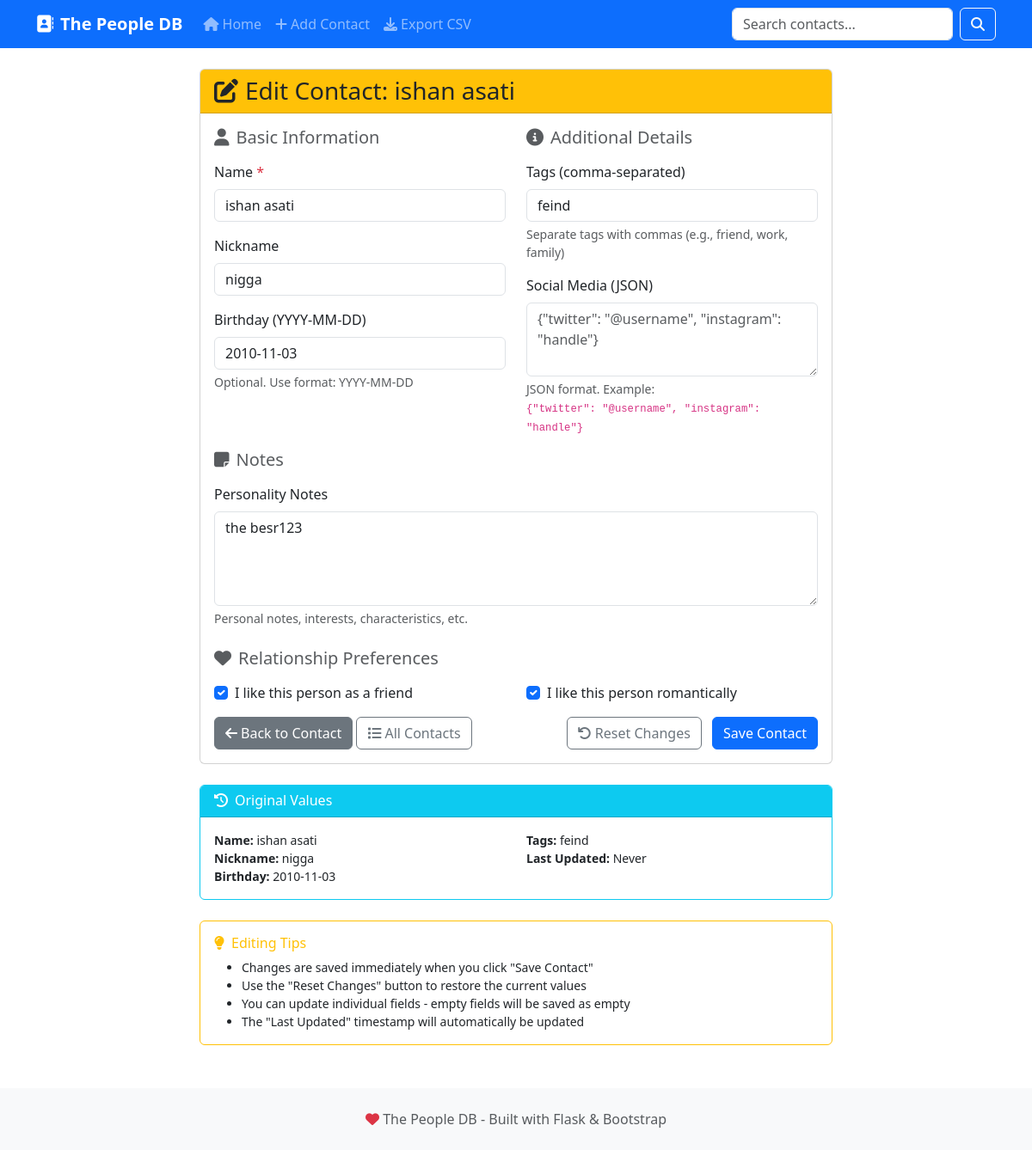
Page /edit/2 on the committed database.
### tables this page shows
CREATE TABLE contacts (
                id INTEGER PRIMARY KEY AUTOINCREMENT,
                name TEXT NOT NULL,
                nickname TEXT,
                birthday TEXT,
                personality_notes TEXT,
                social_media TEXT,
                tags TEXT,
                created_at TIMESTAMP DEFAULT CURRENT_TIMESTAMP,
                updated_at TIMESTAMP DEFAULT CURRENT_TIMESTAMP
            , like_as_friend BOOLEAN DEFAULT 0, like_romantically BOOLEAN DEFAULT 0);

### app.py (the view, shortened to what this page needs)
@app.route('/edit/<int:contact_id>', methods=['GET', 'POST'])
def edit_contact(contact_id):
    contact = db.get_contact_by_id(contact_id)
    if not contact:
        flash('Contact not found', 'error')
        return redirect(url_for('index'))
    form = ContactForm()
    if request.method == 'GET':
        form.name.data = contact['name']
        form.nickname.data = contact['nickname']
        form.birthday.data = contact['birthday']
        form.personality_notes.data = contact['personality_notes']
        form.social_media.data = json.dumps(contact['social_media'], indent=2) if contact['social_media'] else ''
        form.tags.data = ', '.join(contact['tags'])
        form.like_as_friend.data = contact.get('like_as_friend', False)
        form.like_romantically.data = contact.get('like_romantically', False)
    return render_template('edit_contact.html', form=form, contact=contact)

### app.py
class ContactForm(FlaskForm):
    name = StringField('Name', validators=[DataRequired()], render_kw={"class": "form-control"})
    nickname = StringField('Nickname', validators=[Optional()], render_kw={"class": "form-control"})
    birthday = StringField('Birthday (YYYY-MM-DD)', validators=[Optional()], render_kw={"class": "form-control", "placeholder": "2000-01-15"})
    personality_notes = TextAreaField('Personality Notes', validators=[Optional()], render_kw={"class": "form-control", "rows": 4})
    social_media = TextAreaField('Social Media (JSON)', validators=[Optional()], render_kw={"class": "form-control", "rows": 3, "placeholder": '{"twitter": "@username", "instagram": "handle"}'})
    tags = StringField('Tags (comma-separated)', validators=[Optional()], render_kw={"class": "form-control", "placeholder": "friend, work, family"})
    like_as_friend = BooleanField('I like this person as a friend', render_kw={"class": "form-check-input"})
    like_romantically = BooleanField('I like this person romantically', render_kw={"class": "form-check-input"})
    submit = SubmitField('Save Contact', render_kw={"class": "btn btn-primary"})

### templates/edit_contact.html (shortened to what this page needs)
{% extends "base.html" %}
{% block content %}
<div class="row justify-content-center">
    <div class="col-lg-8">
        <div class="card">
            <div class="card-header bg-warning text-dark">
                <h3 class="card-title mb-0">
                    <i class="fas fa-edit me-2"></i>Edit Contact: {{ contact.name }}
                </h3>
            </div>
            <div class="card-body">
                <form method="POST" novalidate>
                    <div class="row">
                        <div class="col-md-6">
                            <h5 class="text-muted mb-3">
                                <i class="fas fa-user me-2"></i>Basic Information
                            </h5>
                            <div class="mb-3">
                                {{ form.name.label(class="form-label") }}
                                <span class="text-danger">*</span>
                                {{ form.name() }}
                            </div>
                            <div class="mb-3">
                                {{ form.nickname.label(class="form-label") }}
                                {{ form.nickname() }}
                            </div>
                            <div class="mb-3">
                                {{ form.birthday.label(class="form-label") }}
                                {{ form.birthday() }}
                                <div class="form-text">Optional. Use format: YYYY-MM-DD</div>
                            </div>
                        </div>
                        <div class="col-md-6">
                            <h5 class="text-muted mb-3">
                                <i class="fas fa-info-circle me-2"></i>Additional Details
                            </h5>
                            <div class="mb-3">
                                {{ form.tags.label(class="form-label") }}
                                {{ form.tags() }}
                                <div class="form-text">
                                    Separate tags with commas (e.g., friend, work, family)
                                </div>
                            </div>
                            <div class="mb-3">
                                {{ form.social_media.label(class="form-label") }}
                                {{ form.social_media() }}
                                <div class="form-text">
                                    JSON format. Example:<br>
                                    <code>{"twitter": "@username", "instagram": "handle"}</code>
                                </div>
                            </div>
                        </div>
                    </div>
                    <div class="row">
                        <div class="col-12">
                            <h5 class="text-muted mb-3">
                                <i class="fas fa-sticky-note me-2"></i>Notes
                            </h5>
                            <div class="mb-4">
                                {{ form.personality_notes.label(class="form-label") }}
                                {{ form.personality_notes() }}
                                <div class="form-text">
                                    Personal notes, interests, characteristics, etc.
                                </div>
                            </div>
                        </div>
                    </div>
                    <div class="row">
                        <div class="col-12">
                            <h5 class="text-muted mb-3">
                                <i class="fas fa-heart me-2"></i>Relationship Preferences
                            </h5>
                            <div class="row">
                                <div class="col-md-6">
                                    <div class="form-check mb-3">
                                        {{ form.like_as_friend() }}
                                        {{ form.like_as_friend.label(class="form-check-label") }}
                                    </div>
                                </div>
                                <div class="col-md-6">
                                    <div class="form-check mb-3">
                                        {{ form.like_romantically() }}
                                        {{ form.like_romantically.label(class="form-check-label") }}
                                    </div>
                                </div>
                            </div>
                        </div>
                    </div>
                    <div class="d-flex justify-content-between">
                        <div>
                            <a href="{{ url_for('view_contact', contact_id=contact.id) }}" class="btn btn-secondary">
                                <i class="fas fa-arrow-left me-1"></i>Back to Contact
                            </a>
                            <a href="{{ url_for('index') }}" class="btn btn-outline-secondary">
                                <i class="fas fa-list me-1"></i>All Contacts
                            </a>
                        </div>
                        <div>
                            <button type="button" class="btn btn-outline-secondary me-2" onclick="resetToOriginal()">
                                <i class="fas fa-undo me-1"></i>Reset Changes
                            </button>
                            {{ form.submit() }}
                        </div>
                    </div>
                </form>
            </div>
        </div>
        <div class="mt-4">
            <div class="card border-info">
                <div class="card-header bg-info text-white">
                    <h6 class="mb-0">
                        <i class="fas fa-history me-2"></i>Original Values
                    </h6>
                </div>
                <div class="card-body">
                    <div class="row small">
                        <div class="col-md-6">
                            <strong>Name:</strong> {{ contact.name }}<br>
                            <strong>Nickname:</strong> {{ contact.nickname or 'None' }}<br>
                            <strong>Birthday:</strong> {{ contact.birthday or 'None' }}
                        </div>
                        <div class="col-md-6">
                            <strong>Tags:</strong> {{ contact.tags | join(', ') or 'None' }}<br>
                            <strong>Last Updated:</strong> {{ contact.updated_at[:19] if contact.updated_at else 'Never' }}
                        </div>
                    </div>
                </div>
            </div>
        </div>
        <div class="mt-4">
            <div class="card border-warning">
                <div class="card-body">
                    <h6 class="card-title text-warning">
                        <i class="fas fa-lightbulb me-2"></i>Editing Tips
                    </h6>
                    <ul class="mb-0 small">
                        <li>Changes are saved immediately when you click "Save Contact"</li>
                        <li>Use the "Reset Changes" button to restore the current values</li>
                        <li>You can update individual fields - empty fields will be saved as empty</li>
                        <li>The "Last Updated" timestamp will automatically be updated</li>
                    </ul>
                </div>
            </div>
        </div>
    </div>
</div>
{% endblock %}

### rows in the picture
contacts: name "ishan asati", nickname "nigga", birthday "2010-11-03", tags "feind", personality_notes "the besr123", like_as_friend "☑", like_romantically "☑"

### other values in the picture
{{ contact.tags | join(', ') or 'None' }} "feind"
{{ contact.updated_at[:19] if contact.updated_at else 'Never' }} "Never"
